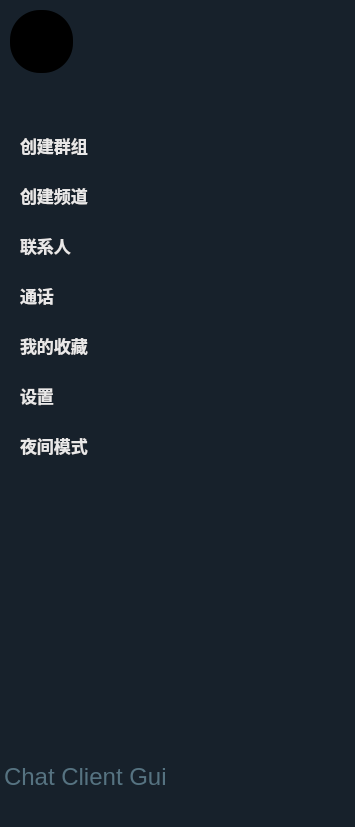
<?xml version="1.0" encoding="UTF-8"?>
<ui version="4.0">
 <class>UserMenuWidget</class>
 <widget class="QWidget" name="UserMenuWidget">
  <property name="geometry">
   <rect>
    <x>0</x>
    <y>0</y>
    <width>355</width>
    <height>827</height>
   </rect>
  </property>
  <property name="windowTitle">
   <string>UserMenu</string>
  </property>
  <property name="styleSheet">
   <string notr="true">background-color:#17212B;
color: rgb(86, 115, 129);
font-size: 17px;
font-weight:bold;
</string>
  </property>
  <layout class="QVBoxLayout" name="verticalLayout">
   <property name="spacing">
    <number>0</number>
   </property>
   <property name="leftMargin">
    <number>0</number>
   </property>
   <property name="topMargin">
    <number>0</number>
   </property>
   <property name="rightMargin">
    <number>0</number>
   </property>
   <property name="bottomMargin">
    <number>0</number>
   </property>
   <item>
    <widget class="QWidget" name="widget" native="true">
     <property name="minimumSize">
      <size>
       <width>0</width>
       <height>120</height>
      </size>
     </property>
     <property name="maximumSize">
      <size>
       <width>16777215</width>
       <height>120</height>
      </size>
     </property>
     <widget class="QPushButton" name="UserHeaderIcon">
      <property name="geometry">
       <rect>
        <x>10</x>
        <y>10</y>
        <width>63</width>
        <height>63</height>
       </rect>
      </property>
      <property name="styleSheet">
       <string notr="true">#UserHeaderIcon{
border-color: rgb(255, 85, 0);
border-width: 10px;
border-radius: 30%;
background-color:
rgb(0, 0, 0)
}</string>
      </property>
      <property name="text">
       <string/>
      </property>
     </widget>
     <widget class="QLabel" name="UserName">
      <property name="geometry">
       <rect>
        <x>20</x>
        <y>80</y>
        <width>231</width>
        <height>31</height>
       </rect>
      </property>
      <property name="text">
       <string/>
      </property>
     </widget>
    </widget>
   </item>
   <item>
    <widget class="QWidget" name="widget_2" native="true">
     <property name="styleSheet">
      <string notr="true">text-align:left;
padding-left:20px;</string>
     </property>
     <layout class="QGridLayout" name="gridLayout">
      <property name="leftMargin">
       <number>0</number>
      </property>
      <property name="topMargin">
       <number>0</number>
      </property>
      <property name="rightMargin">
       <number>0</number>
      </property>
      <property name="bottomMargin">
       <number>0</number>
      </property>
      <property name="spacing">
       <number>0</number>
      </property>
      <item row="6" column="0">
       <widget class="QPushButton" name="settingButton">
        <property name="minimumSize">
         <size>
          <width>0</width>
          <height>50</height>
         </size>
        </property>
        <property name="styleSheet">
         <string notr="true">QPushButton{
background-color: #17212B;
color:#E9E8E8;
border:none;
}
QPushButton:hover {
background-color: #242F3D;
border:none;
}</string>
        </property>
        <property name="text">
         <string>设置</string>
        </property>
        <property name="icon">
         <iconset resource="../res/res.qrc">
          <normaloff>:/resources/settings.png</normaloff>:/resources/settings.png</iconset>
        </property>
        <property name="iconSize">
         <size>
          <width>25</width>
          <height>25</height>
         </size>
        </property>
       </widget>
      </item>
      <item row="8" column="0">
       <spacer name="verticalSpacer">
        <property name="orientation">
         <enum>Qt::Vertical</enum>
        </property>
        <property name="sizeHint" stdset="0">
         <size>
          <width>20</width>
          <height>40</height>
         </size>
        </property>
       </spacer>
      </item>
      <item row="3" column="0">
       <widget class="QPushButton" name="callButton">
        <property name="minimumSize">
         <size>
          <width>0</width>
          <height>50</height>
         </size>
        </property>
        <property name="styleSheet">
         <string notr="true">QPushButton{
background-color: #17212B;
color:#E9E8E8;
border:none;
}
QPushButton:hover {
background-color: #242F3D;
border:none;
}</string>
        </property>
        <property name="text">
         <string>通话</string>
        </property>
        <property name="icon">
         <iconset resource="../res/res.qrc">
          <normaloff>:/resources/callButton.png</normaloff>:/resources/callButton.png</iconset>
        </property>
        <property name="iconSize">
         <size>
          <width>25</width>
          <height>25</height>
         </size>
        </property>
       </widget>
      </item>
      <item row="2" column="0">
       <widget class="QPushButton" name="contactButton">
        <property name="minimumSize">
         <size>
          <width>0</width>
          <height>50</height>
         </size>
        </property>
        <property name="styleSheet">
         <string notr="true">QPushButton{
background-color: #17212B;
color:#E9E8E8;
border:none;
}
QPushButton:hover {
background-color: #242F3D;
border:none;
}</string>
        </property>
        <property name="text">
         <string>联系人</string>
        </property>
        <property name="icon">
         <iconset resource="../res/res.qrc">
          <normaloff>:/resources/contact-book.png</normaloff>:/resources/contact-book.png</iconset>
        </property>
        <property name="iconSize">
         <size>
          <width>25</width>
          <height>25</height>
         </size>
        </property>
       </widget>
      </item>
      <item row="5" column="0">
       <widget class="QPushButton" name="collectionButton">
        <property name="minimumSize">
         <size>
          <width>0</width>
          <height>50</height>
         </size>
        </property>
        <property name="styleSheet">
         <string notr="true">QPushButton{
background-color: #17212B;
color:#E9E8E8;
border:none;
}
QPushButton:hover {
background-color: #242F3D;
border:none;
}</string>
        </property>
        <property name="text">
         <string>我的收藏</string>
        </property>
        <property name="icon">
         <iconset resource="../res/res.qrc">
          <normaloff>:/resources/collection.png</normaloff>:/resources/collection.png</iconset>
        </property>
        <property name="iconSize">
         <size>
          <width>25</width>
          <height>25</height>
         </size>
        </property>
       </widget>
      </item>
      <item row="9" column="0">
       <widget class="QTextEdit" name="textEdit">
        <property name="maximumSize">
         <size>
          <width>16777215</width>
          <height>68</height>
         </size>
        </property>
        <property name="styleSheet">
         <string notr="true">border:none;
padding-left:0px;</string>
        </property>
        <property name="html">
         <string>&lt;!DOCTYPE HTML PUBLIC &quot;-//W3C//DTD HTML 4.0//EN&quot; &quot;http://www.w3.org/TR/REC-html40/strict.dtd&quot;&gt;
&lt;html&gt;&lt;head&gt;&lt;meta name=&quot;qrichtext&quot; content=&quot;1&quot; /&gt;&lt;style type=&quot;text/css&quot;&gt;
p, li { white-space: pre-wrap; }
&lt;/style&gt;&lt;/head&gt;&lt;body style=&quot; font-family:'Cantarell'; font-size:17px; font-weight:600; font-style:normal;&quot;&gt;
&lt;p style=&quot; margin-top:0px; margin-bottom:0px; margin-left:0px; margin-right:0px; -qt-block-indent:0; text-indent:0px;&quot;&gt;&lt;span style=&quot; font-size:18pt; font-weight:400;&quot;&gt;Chat Client Gui&lt;/span&gt;&lt;/p&gt;
&lt;p style=&quot;-qt-paragraph-type:empty; margin-top:0px; margin-bottom:0px; margin-left:0px; margin-right:0px; -qt-block-indent:0; text-indent:0px; font-size:18pt; font-weight:400;&quot;&gt;&lt;br /&gt;&lt;/p&gt;&lt;/body&gt;&lt;/html&gt;</string>
        </property>
       </widget>
      </item>
      <item row="0" column="0">
       <widget class="QPushButton" name="createGroupButton">
        <property name="minimumSize">
         <size>
          <width>0</width>
          <height>50</height>
         </size>
        </property>
        <property name="styleSheet">
         <string notr="true">QPushButton{
background-color: #17212B;
color:#E9E8E8;
border:none;
}
QPushButton:hover {
background-color: #242F3D;
border:none;
}</string>
        </property>
        <property name="text">
         <string>创建群组</string>
        </property>
        <property name="icon">
         <iconset resource="../res/res.qrc">
          <normaloff>:/resources/createGroup.png</normaloff>:/resources/createGroup.png</iconset>
        </property>
        <property name="iconSize">
         <size>
          <width>25</width>
          <height>25</height>
         </size>
        </property>
       </widget>
      </item>
      <item row="7" column="0">
       <widget class="QPushButton" name="nightButton">
        <property name="minimumSize">
         <size>
          <width>0</width>
          <height>50</height>
         </size>
        </property>
        <property name="styleSheet">
         <string notr="true">QPushButton{
background-color: #17212B;
color:#E9E8E8;
border:none;
}
QPushButton:hover {
background-color: #242F3D;
border:none;
}</string>
        </property>
        <property name="text">
         <string>夜间模式</string>
        </property>
        <property name="icon">
         <iconset resource="../res/res.qrc">
          <normaloff>:/resources/night.png</normaloff>:/resources/night.png</iconset>
        </property>
        <property name="iconSize">
         <size>
          <width>25</width>
          <height>25</height>
         </size>
        </property>
       </widget>
      </item>
      <item row="1" column="0">
       <widget class="QPushButton" name="createChannelButton">
        <property name="minimumSize">
         <size>
          <width>0</width>
          <height>50</height>
         </size>
        </property>
        <property name="styleSheet">
         <string notr="true">QPushButton{
background-color: #17212B;
color:#E9E8E8;
border:none;
}
QPushButton:hover {
background-color: #242F3D;
border:none;
}</string>
        </property>
        <property name="text">
         <string>创建频道</string>
        </property>
        <property name="icon">
         <iconset resource="../res/res.qrc">
          <normaloff>:/resources/customerButton.png</normaloff>:/resources/customerButton.png</iconset>
        </property>
        <property name="iconSize">
         <size>
          <width>25</width>
          <height>25</height>
         </size>
        </property>
       </widget>
      </item>
     </layout>
    </widget>
   </item>
  </layout>
 </widget>
 <resources>
  <include location="../res/res.qrc"/>
 </resources>
 <connections/>
</ui>
